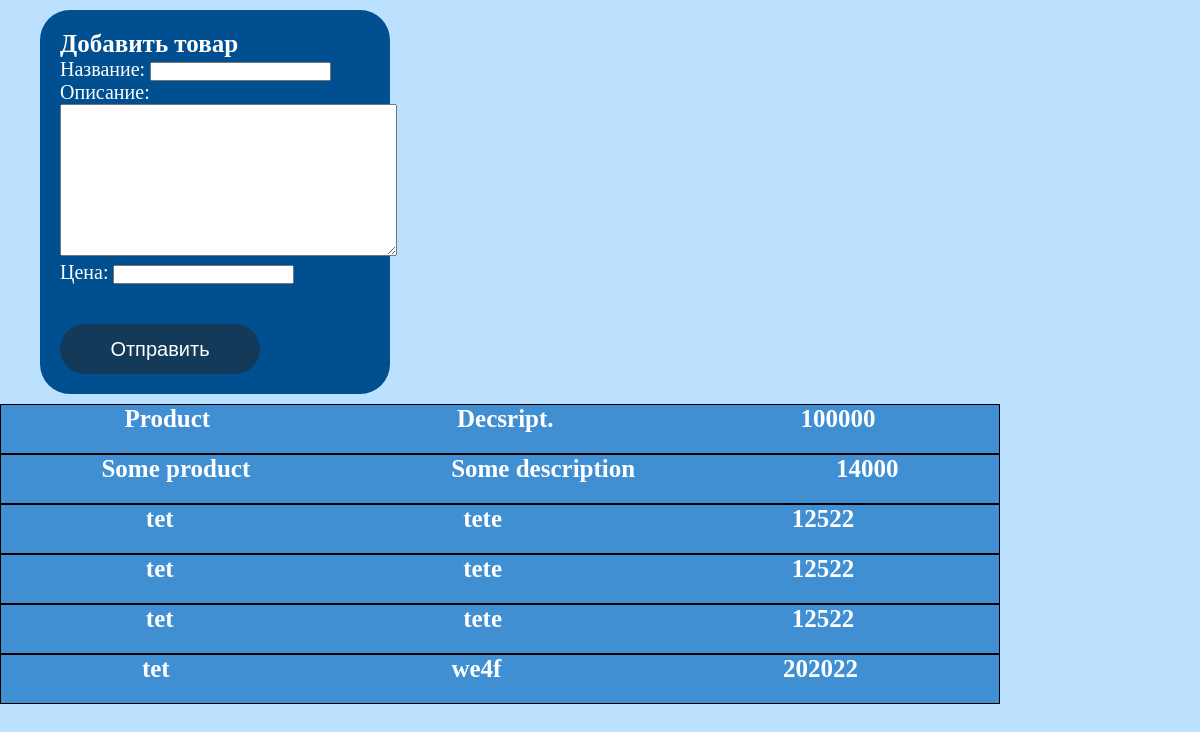
The app's page /, older data.
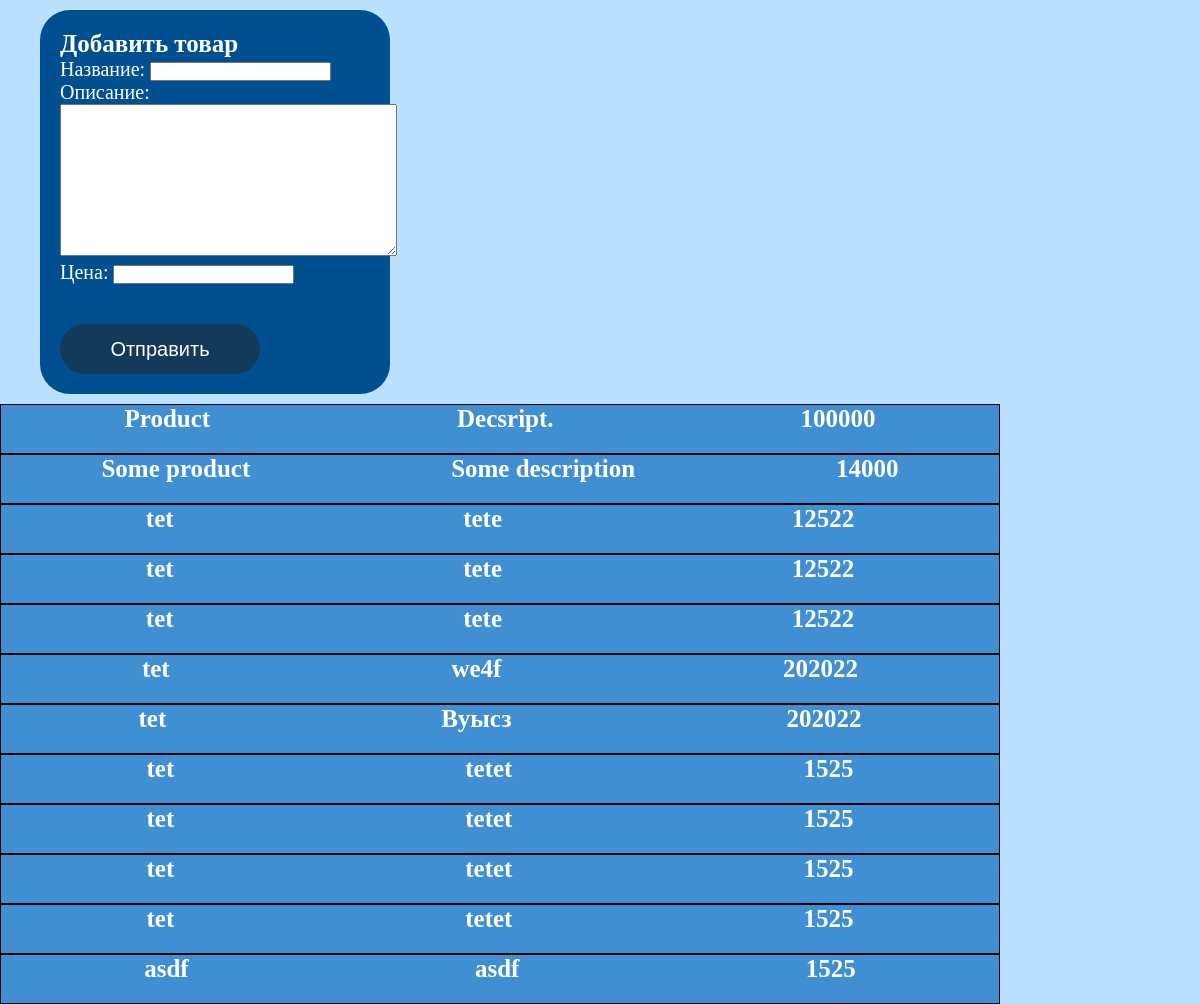
The same page, newer data.
### products/models.py (models this page shows)
class Product(models.Model):
    name = models.CharField(max_length=255, null=False, blank=False, verbose_name="Название")
    description = models.TextField(null=False, blank=False, verbose_name="Описание")
    price = models.PositiveIntegerField(null=False, blank=False, verbose_name="Цена")
    class Meta:
        verbose_name = "Товар"
        verbose_name_plural = "Товары"

### products/views.py (the view)
# urls.py: path('', products_list, name='products_list'),
def products_list(request):
    products = Product.objects.all()
    form = AddProductForm()
    return render(request, 'index.html', {"form": form, "products": products})

### products/forms.py
class AddProductForm(forms.Form):
    name = forms.CharField(max_length=255, label="Название")
    description = forms.CharField(widget=forms.Textarea, label="Описание")
    price = forms.CharField(max_length=255, label="Цена")

### templates/index.html (shortened to what this page needs)
{% load static %}
<!DOCTYPE html>
<html lang="en">
<head>
    <link type="text/css" href="{% static 'css/styles.css' %}" rel="stylesheet">
</head>
<body>
    <div class="main_wraper">
        <div class="form_wrapper">
            <form id="add_product_form">
                <span class="add_product_title">Добавить товар</span>
                {{ form.as_p }}
                <button type="submit" id="add_product_btn" href='{% url "products:product_add" %}'>Отправить</button>
            </form>
        </div>
        <div id="products_list">
            {% include "includes/products.html" %}
        </div>
    </div>
</body>
</html>

### templates/includes/products.html
{% load static %}
{% for product in products %}
<div class="product_wrapper">
    <span class="product_name">{{ product.name }}</span>
    <text class="product_description">{{ product.description }}</text>
    <span class="product_price">{{ product.price }}</span>
</div>
{% endfor %}

Row changes from the older to the newer data that the page shows:
added Product: name "tet", description "Вуысз", price "202022"
added Product: name "tet", description "tetet", price "1525"
added Product: name "tet", description "tetet", price "1525"
added Product: name "tet", description "tetet", price "1525"
added Product: name "tet", description "tetet", price "1525"
added Product: name "asdf", description "asdf", price "1525"
